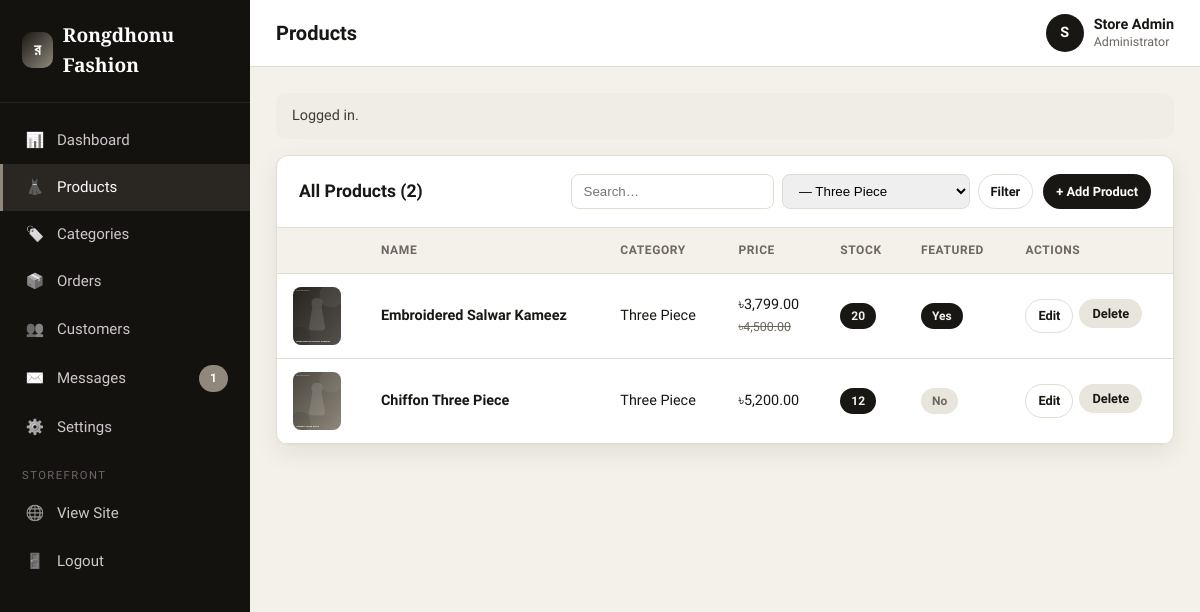
The page /admin/products.php?cat=11 (signed in) on the database its author committed.
### tables this page shows
CREATE TABLE products (
  id INT AUTO_INCREMENT PRIMARY KEY,
  category_id INT DEFAULT NULL,
  name VARCHAR(180) NOT NULL,
  slug VARCHAR(200) NOT NULL UNIQUE,
  description TEXT,
  price DECIMAL(10,2) NOT NULL DEFAULT 0,
  sale_price DECIMAL(10,2) DEFAULT NULL,
  stock INT NOT NULL DEFAULT 0,
  image VARCHAR(255) DEFAULT NULL,
  featured TINYINT(1) NOT NULL DEFAULT 0,
  created_at TIMESTAMP DEFAULT CURRENT_TIMESTAMP,
  CONSTRAINT fk_products_category FOREIGN KEY (category_id)
    REFERENCES categories (id) ON DELETE SET NULL
);

CREATE TABLE categories (
  id INT AUTO_INCREMENT PRIMARY KEY,
  parent_id INT DEFAULT NULL,
  name VARCHAR(120) NOT NULL,
  slug VARCHAR(140) NOT NULL UNIQUE,
  description VARCHAR(255) DEFAULT NULL,
  image VARCHAR(255) DEFAULT NULL,
  created_at TIMESTAMP DEFAULT CURRENT_TIMESTAMP,
  CONSTRAINT fk_categories_parent FOREIGN KEY (parent_id)
    REFERENCES categories (id) ON DELETE SET NULL
);

### config/db.php (called while the page is built, shortened)
<?php
function db(): PDO
{
    static $pdo = null;
    if ($pdo instanceof PDO) {
        return $pdo;
    }
    $dsn = sprintf('mysql:host=%s;dbname=%s;charset=%s', DB_HOST, DB_NAME, DB_CHARSET);
    $options = [
        PDO::ATTR_ERRMODE            => PDO::ERRMODE_EXCEPTION,
        PDO::ATTR_DEFAULT_FETCH_MODE => PDO::FETCH_ASSOC,
        PDO::ATTR_EMULATE_PREPARES   => false,
    ];
    try {
        $pdo = new PDO($dsn, DB_USER, DB_PASS, $options);
    } catch (PDOException $e) {
        http_response_code(500);
        exit('Database connection failed: ' . htmlspecialchars($e->getMessage())
            . ' — Make sure MySQL is running and you imported database/schema.sql.');
    }
    return $pdo;
}

### admin/products.php (the view, shortened to what this page needs)
<?php
$activeKey = 'products';
$adminTitle = 'Products';
require_once __DIR__ . '/includes/header.php';
$q = trim($_GET['q'] ?? '');
$catFilter = (int)($_GET['cat'] ?? 0);
$where = []; $params = [];
if ($catFilter) { $where[] = 'p.category_id = ?'; $params[] = $catFilter; }
$whereSql = $where ? 'WHERE ' . implode(' AND ', $where) : '';
$stmt = db()->prepare("SELECT p.*, c.name AS category_name FROM products p LEFT JOIN categories c ON c.id=p.category_id $whereSql ORDER BY p.created_at DESC");
$stmt->execute($params);
$products = $stmt->fetchAll();
$categories = get_category_tree();
?>
<div class="panel">
  <div class="panel-head">
    <h2>All Products (<?= count($products) ?>)</h2>
    <div style="display:flex;gap:10px;flex-wrap:wrap">
      <form method="get" style="display:flex;gap:8px">
        <input type="search" name="q" value="<?= e($q) ?>" placeholder="Search…" style="padding:8px 12px;border:1px solid var(--line);border-radius:8px">
        <select name="cat" style="padding:8px 12px;border:1px solid var(--line);border-radius:8px">
          <?php foreach ($categories as $parentCat): ?>
            <?php foreach ($parentCat['children'] as $childCat): ?>
              <option value="<?= (int)$childCat['id'] ?>" <?= $catFilter===(int)$childCat['id']?'selected':'' ?>>— <?= e($childCat['name']) ?></option>
            <?php endforeach; ?>
          <?php endforeach; ?>
        </select>
        <button class="btn btn-ghost btn-sm" type="submit">Filter</button>
      </form>
      <a class="btn btn-primary btn-sm" href="<?= BASE_URL ?>/admin/product-edit.php">+ Add Product</a>
    </div>
  </div>
  <div style="overflow-x:auto">
  <table class="data">
    <thead><tr><th></th><th>Name</th><th>Category</th><th>Price</th><th>Stock</th><th>Featured</th><th>Actions</th></tr></thead>
    <tbody>
    <?php foreach ($products as $p): $sale=(float)$p['sale_price']>0; ?>
      <tr>
        <td data-label=""><img class="thumb" src="<?= e(product_image_url($p['image'])) ?>" alt=""></td>
        <td data-label="Name"><strong><?= e($p['name']) ?></strong></td>
        <td data-label="Category"><?= e($p['category_name'] ?? '—') ?></td>
        <td data-label="Price" class="nowrap">
          <?= price(effective_price($p)) ?>
          <?php if ($sale): ?><br><s class="muted" style="font-size:.78rem"><?= price($p['price']) ?></s><?php endif; ?>
        </td>
        <td data-label="Stock"><span class="pill <?= (int)$p['stock']===0?'pill-cancelled':((int)$p['stock']<=5?'pill-pending':'pill-delivered') ?>"><?= (int)$p['stock'] ?></span></td>
        <td data-label="Featured"><span class="pill <?= (int)$p['featured']?'pill-yes':'pill-no' ?>"><?= (int)$p['featured']?'Yes':'No' ?></span></td>
        <td data-label="Actions">
          <div class="actions">
            <a class="btn btn-ghost btn-sm" href="<?= BASE_URL ?>/admin/product-edit.php?id=<?= (int)$p['id'] ?>">Edit</a>
            <form method="post" onsubmit="return confirm('Delete this product?')"><?= csrf_field() ?><button class="btn btn-danger btn-sm" name="delete" value="<?= (int)$p['id'] ?>" type="submit">Delete</button></form>
          </div>
        </td>
      </tr>
    <?php endforeach; ?>
    </tbody>
  </table>
  </div>
</div>
<?php require_once __DIR__ . '/includes/footer.php'; ?>

### admin/includes/header.php (shortened to what this page needs)
<?php
require_once __DIR__ . '/../../config/db.php';
require_admin();
$admin = current_admin();
$activeKey = $activeKey ?? '';
$adminTitle = $adminTitle ?? 'Dashboard';
$navItems = [
    ['key'=>'dashboard','label'=>'Dashboard','icon'=>'📊','url'=>'index.php'],
    ['key'=>'products','label'=>'Products','icon'=>'👗','url'=>'products.php'],
    ['key'=>'categories','label'=>'Categories','icon'=>'🏷️','url'=>'categories.php'],
    ['key'=>'orders','label'=>'Orders','icon'=>'📦','url'=>'orders.php'],
    ['key'=>'customers','label'=>'Customers','icon'=>'👥','url'=>'customers.php'],
    ['key'=>'messages','label'=>'Messages','icon'=>'✉️','url'=>'messages.php'],
    ['key'=>'settings','label'=>'Settings','icon'=>'⚙️','url'=>'settings.php'],
];
$unread = (int)db()->query('SELECT COUNT(*) FROM contact_messages WHERE is_read=0')->fetchColumn();
?>
<!DOCTYPE html>
<html lang="en">
<head>
<link rel="stylesheet" href="<?= BASE_URL ?>/assets/css/admin.css">
</head>
<body>
<div class="admin-layout">
  <aside class="sidebar" id="sidebar">
    <div class="brand"><span class="logo">র</span> <?= e(SITE_NAME) ?></div>
    <nav class="side-nav">
      <?php foreach ($navItems as $n): ?>
        <a href="<?= BASE_URL ?>/admin/<?= $n['url'] ?>" class="<?= $activeKey===$n['key']?'active':'' ?>">
          <span class="ico"><?= $n['icon'] ?></span> <?= $n['label'] ?>
          <?php if ($n['key']==='messages' && $unread>0): ?><span class="pill pill-cancelled" style="margin-left:auto"><?= $unread ?></span><?php endif; ?>
        </a>
      <?php endforeach; ?>
      <div class="side-label">Storefront</div>
      <a href="<?= BASE_URL ?>/index.php" target="_blank"><span class="ico">🌐</span> View Site</a>
      <a href="<?= BASE_URL ?>/admin/logout.php"><span class="ico">🚪</span> Logout</a>
    </nav>
  </aside>
  <div class="main">
    <div class="topnav">
      <div style="display:flex;align-items:center;gap:14px">
        <h1><?= e($adminTitle) ?></h1>
      </div>
      <div class="user">
        <div class="avatar"><?= e(strtoupper(substr($admin['name'],0,1))) ?></div>
        <div style="line-height:1.2"><strong><?= e($admin['name']) ?></strong><br><span class="muted" style="font-size:.78rem">Administrator</span></div>
      </div>
    </div>
    <div class="content">
    <?php $flash = flash_render(); if ($flash) echo $flash; ?>

### assets/css/admin.css (style rules this page uses)
:root { --crimson:#191713;--crimson-dark:#000000;--gold:#8f887b;--ink:#191713; --muted:#6d675e;--line:#e2ddd3;--soft:#f4f1ea;--sidebar:#14120f;--radius:12px; --shadow:0 8px 24px rgba(25,23,19,.08); }
* { box-sizing:border-box;margin:0;padding:0 }
body { font-family:'Hind Siliguri','Segoe UI',system-ui,Arial,sans-serif;background:var(--soft);color:var(--ink);line-height:1.55 }
a { text-decoration:none;color:inherit }
img { max-width:100%;display:block }
h1,h2,h3,h4 { line-height:1.25 }
.btn { display:inline-flex;align-items:center;gap:7px;padding:10px 18px;border-radius:999px;border:1px solid transparent;font-weight:600;font-size:.9rem;cursor:pointer;font-family:inherit;transition:.15s }
.btn-primary { background:var(--crimson);color:#fff }
.btn-ghost { background:#fff;border-color:var(--line);color:var(--ink) }
.btn-sm { padding:6px 12px;font-size:.8rem }
.btn-danger { background:#e8e5dd;color:#191713 }
.admin-layout { display:grid;grid-template-columns:250px 1fr;min-height:100vh }
.sidebar { background:var(--sidebar);color:#cfc7cb;padding:20px 0;position:sticky;top:0;height:100vh;overflow-y:auto }
.sidebar .brand { display:flex;align-items:center;gap:10px;padding:0 22px 22px;color:#fff;font-family:'Playfair Display',Georgia,serif;font-size:1.2rem;font-weight:700;border-bottom:1px solid rgba(255,255,255,.08);margin-bottom:14px }
.sidebar .brand .logo { width:36px;height:36px;border-radius:10px;background:linear-gradient(135deg,var(--crimson),var(--gold));display:grid;place-items:center;font-family:'Segoe UI',sans-serif;font-size:1rem }
.side-nav a { display:flex;align-items:center;gap:12px;padding:12px 22px;font-size:.94rem;font-weight:500;border-left:3px solid transparent;transition:.15s }
.side-nav a.active { background:rgba(143,136,123,.18);color:#fff;border-left-color:var(--gold) }
.side-nav .ico { width:20px;text-align:center;filter:grayscale(1) }
.side-label { padding:16px 22px 6px;font-size:.7rem;text-transform:uppercase;letter-spacing:1.5px;color:#6f656b }
.main { display:flex;flex-direction:column;min-width:0 }
.topnav { background:#fff;border-bottom:1px solid var(--line);padding:14px 26px;display:flex;align-items:center;justify-content:space-between;gap:16px;position:sticky;top:0;z-index:20 }
.topnav h1 { font-size:1.25rem;font-family:'Hind Siliguri',sans-serif }
.topnav .user { display:flex;align-items:center;gap:10px;font-size:.9rem }
.avatar { width:38px;height:38px;border-radius:50%;background:var(--crimson);color:#fff;display:grid;place-items:center;font-weight:700 }
.content { padding:26px }
.panel { background:#fff;border:1px solid var(--line);border-radius:var(--radius);box-shadow:var(--shadow);overflow:hidden;margin-bottom:24px }
.panel-head { padding:18px 22px;border-bottom:1px solid var(--line);display:flex;align-items:center;justify-content:space-between;gap:14px;flex-wrap:wrap }
.panel-head h2 { font-size:1.1rem;font-family:'Hind Siliguri',sans-serif }
table.data { width:100%;border-collapse:collapse }
table.data th,table.data td { padding:13px 16px;text-align:left;border-bottom:1px solid var(--line);font-size:.9rem;vertical-align:middle }
table.data th { font-size:.75rem;text-transform:uppercase;letter-spacing:.6px;color:var(--muted);background:var(--soft) }
table.data .thumb { width:48px;height:58px;object-fit:cover;border-radius:8px }
.actions { display:flex;gap:6px }
.pill { display:inline-block;padding:4px 11px;border-radius:999px;font-size:.75rem;font-weight:700;text-transform:capitalize }
.pill-delivered { background:#191713;color:#f5f2ec }
.pill-cancelled { background:#8f887b;color:#fff }
.pill-yes { background:#191713;color:#f5f2ec }
.pill-no { background:#e8e5dd;color:#6d675e }
.muted { color:var(--muted) }
.nowrap { white-space:nowrap }
html,body { overflow-x:hidden }

### rows shown on the page
products: image (picture), name "Embroidered Salwar Kameez", category.name "Three Piece", sale_price "৳3,799.00", price "৳4,500.00", stock "20", featured "Yes", $p['id'] 4 (drawn)
products: image (picture), name "Chiffon Three Piece", category.name "Three Piece", price(effective_price($p)) "৳5,200.00", stock "12", featured "No", $p['id'] 5 (drawn)

### other values the page prints
SITE_NAME "Rongdhonu Fashion"
$n['icon'] "📊"
$n['label'] "Dashboard"
$n['icon'] "👗"
$n['label'] "Products"
$n['icon'] "🏷️"
$n['label'] "Categories"
$n['icon'] "📦"
$n['label'] "Orders"
$n['icon'] "👥"
$n['label'] "Customers"
$n['icon'] "✉️"
$n['label'] "Messages"
$unread "1"
$n['icon'] "⚙️"
